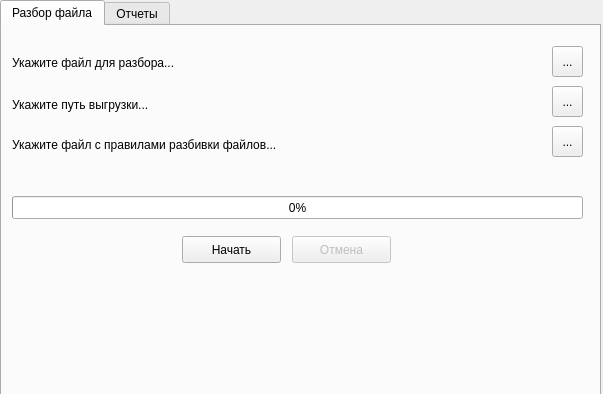
<?xml version="1.0" encoding="UTF-8"?>
<ui version="4.0">
 <class>MainWindow</class>
 <widget class="QMainWindow" name="MainWindow">
  <property name="geometry">
   <rect>
    <x>0</x>
    <y>0</y>
    <width>603</width>
    <height>394</height>
   </rect>
  </property>
  <property name="windowTitle">
   <string>Разборщик ключевых файлов</string>
  </property>
  <widget class="QWidget" name="centralwidget">
   <widget class="QTabWidget" name="tabWidget">
    <property name="geometry">
     <rect>
      <x>0</x>
      <y>0</y>
      <width>601</width>
      <height>401</height>
     </rect>
    </property>
    <property name="currentIndex">
     <number>0</number>
    </property>
    <widget class="QWidget" name="tab_1">
     <attribute name="title">
      <string>Разбор файла</string>
     </attribute>
     <widget class="QToolButton" name="sourceFileSelectBtn">
      <property name="geometry">
       <rect>
        <x>550</x>
        <y>20</y>
        <width>31</width>
        <height>31</height>
       </rect>
      </property>
      <property name="text">
       <string>...</string>
      </property>
     </widget>
     <widget class="QLabel" name="sourceFileNameLbl">
      <property name="geometry">
       <rect>
        <x>10</x>
        <y>26</y>
        <width>541</width>
        <height>21</height>
       </rect>
      </property>
      <property name="text">
       <string>Укажите файл для разбора...</string>
      </property>
     </widget>
     <widget class="QLabel" name="outDirLbl">
      <property name="geometry">
       <rect>
        <x>10</x>
        <y>70</y>
        <width>541</width>
        <height>17</height>
       </rect>
      </property>
      <property name="text">
       <string>Укажите путь выгрузки...</string>
      </property>
     </widget>
     <widget class="QToolButton" name="outSelectBtn">
      <property name="geometry">
       <rect>
        <x>550</x>
        <y>60</y>
        <width>31</width>
        <height>31</height>
       </rect>
      </property>
      <property name="text">
       <string>...</string>
      </property>
     </widget>
     <widget class="QLabel" name="rulesFileLbl">
      <property name="geometry">
       <rect>
        <x>10</x>
        <y>110</y>
        <width>541</width>
        <height>17</height>
       </rect>
      </property>
      <property name="text">
       <string>Укажите файл с правилами разбивки файлов...</string>
      </property>
     </widget>
     <widget class="QToolButton" name="rulesFileSelectBtn">
      <property name="geometry">
       <rect>
        <x>550</x>
        <y>100</y>
        <width>31</width>
        <height>31</height>
       </rect>
      </property>
      <property name="text">
       <string>...</string>
      </property>
     </widget>
     <widget class="QProgressBar" name="explodeProgressBar">
      <property name="geometry">
       <rect>
        <x>10</x>
        <y>170</y>
        <width>571</width>
        <height>23</height>
       </rect>
      </property>
      <property name="value">
       <number>0</number>
      </property>
     </widget>
     <widget class="QPushButton" name="explodeStart">
      <property name="geometry">
       <rect>
        <x>180</x>
        <y>210</y>
        <width>99</width>
        <height>27</height>
       </rect>
      </property>
      <property name="text">
       <string>Начать</string>
      </property>
     </widget>
     <widget class="QPushButton" name="explodeCancel">
      <property name="enabled">
       <bool>false</bool>
      </property>
      <property name="geometry">
       <rect>
        <x>290</x>
        <y>210</y>
        <width>99</width>
        <height>27</height>
       </rect>
      </property>
      <property name="text">
       <string>Отмена</string>
      </property>
     </widget>
    </widget>
    <widget class="QWidget" name="tab_2">
     <attribute name="title">
      <string>Отчеты</string>
     </attribute>
    </widget>
   </widget>
  </widget>
 </widget>
 <resources/>
 <connections/>
</ui>
